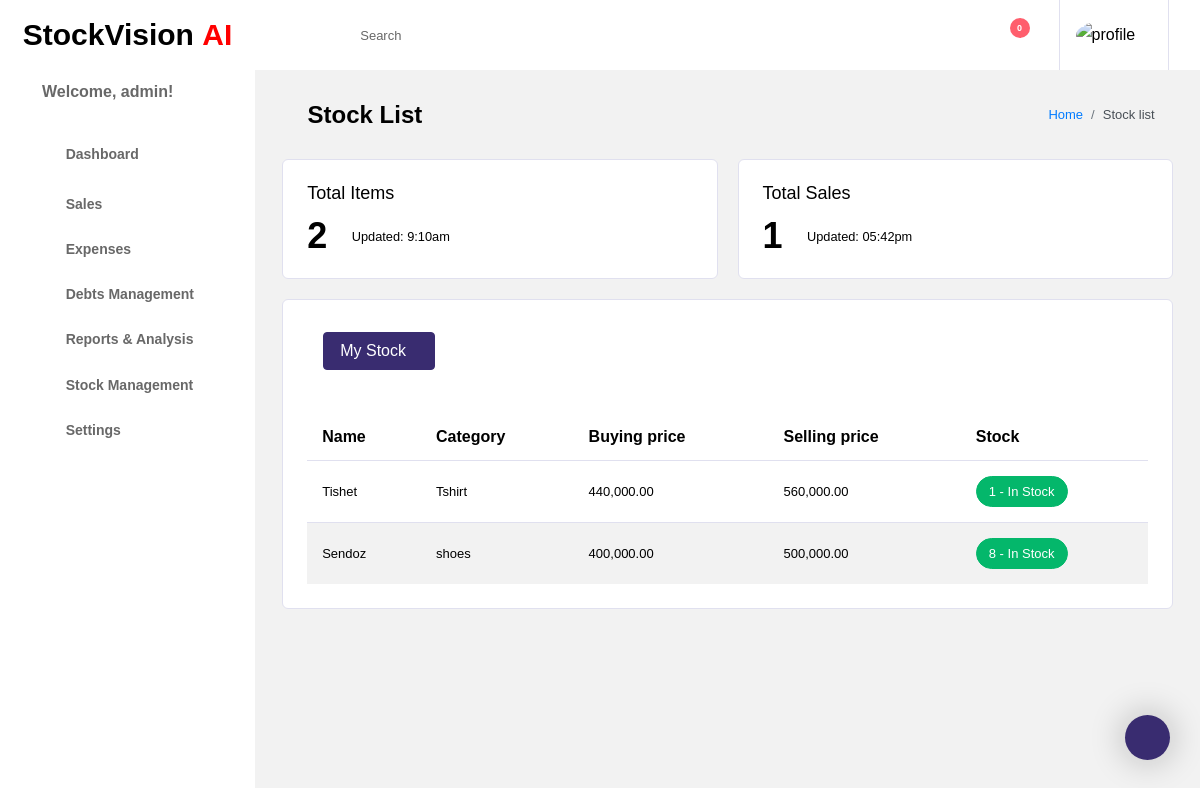
Screenshot of /products/ (signed in) with the database file from the repository.
### users/models.py (models this page shows, shortened)
class CustomUser(AbstractUser):
    ROLE_CHOICES = (
        ('Admin', 'Admin'),
        ('Sales Manager', 'Sales Manager'),
        ('Sales Rep', 'Sales Representative'),
        ('Customer', 'Customer'),
    )
    role = models.CharField(max_length=20, choices=ROLE_CHOICES, default='Customer')
    phone = models.CharField(max_length=15, blank=True, null=True)
    profile_picture = models.ImageField(upload_to='profiles/', blank=True, null=True)

### inventory/models.py (models this page shows, shortened)
class Product(models.Model):
    product_id = models.CharField(max_length=255)
    product_name = models.CharField(max_length=255)
    category = models.ForeignKey(Category, on_delete=models.CASCADE)
    description = models.TextField(blank=True, null=True)
    buying_price = models.DecimalField(max_digits=10, decimal_places=2)
    selling_price = models.DecimalField(max_digits=10, decimal_places=2)
    stock_quantity = models.PositiveIntegerField(default=1)
    max_stock = models.PositiveIntegerField(default=100)
    created_at = models.DateTimeField(auto_now_add=True)
    updated_at = models.DateTimeField(auto_now=True)
    supplier = models.CharField(max_length=255,blank=True)

class Category(models.Model):
    name = models.CharField(max_length=100, unique=True)
    description = models.TextField(blank=True, null=True)
    created_at = models.DateTimeField(auto_now_add=True)

### inventory/views.py (the view)
# urls.py: path('products/', views.product_list, name='product_list'),
def product_list(request):
    products = Product.objects.all()
    products_list = Product.objects.all().count()
    total_sales =  NewSale.objects.all().count()
    context = {
        "products": products,
        "products_list": products_list,
        "total_sales": total_sales,
        }
    return render(request, 'stock/index.html',context)

### templates/stock/index.html (shortened to what this page needs)
{% extends 'base.html' %} {% block content %} {% include 'include/header.html'%}
{% include 'include/sidebar.html' %}
{% load humanize %}
<div class="main-panel">
  <div class="content-wrapper">
    <div class="page-header">
      <h3 class="page-title">
        <i class="fa fa-list text-danger"></i></i> Stock List
      </h3>
      <nav aria-label="breadcrumb">
        <ol class="breadcrumb">
          <li class="breadcrumb-item"><a href="#">Home</a></li>
          <li class="breadcrumb-item active" aria-current="page">Stock list</li>
        </ol>
      </nav>
    </div>
    <div class="row">
      <div class="col-md-6 grid-margin">
        <div class="card">
          <div class="card-body">
            <h4 class="card-title mb-0">Total items</h4>
            <div class="d-flex justify-content-between align-items-center">
              <div class="d-inline-block pt-3">
                <div class="d-md-flex">
                  <h2 class="mb-0">{{products_list}}</h2>
                  <div class="d-flex align-items-center ml-md-2 mt-2 mt-md-0">
                    <i class="far fa-clock text-muted"></i>
                    <small class="ml-1 mb-0">Updated: 9:10am</small>
                  </div>
                </div>
              </div>
              <div class="d-inline-block">
                <i class="fas fa-chart-pie text-info icon-lg"></i>
              </div>
            </div>
          </div>
        </div>
      </div>
      <div class="col-md-6 grid-margin">
        <div class="card">
          <div class="card-body">
            <h4 class="card-title mb-0">Total Sales</h4>
            <div class="d-flex justify-content-between align-items-center">
              <div class="d-inline-block pt-3">
                <div class="d-md-flex">
                  <h2 class="mb-0">{{total_sales}}</h2>
                  <div class="d-flex align-items-center ml-md-2 mt-2 mt-md-0">
                    <i class="far fa-clock text-muted"></i>
                    <small class="ml-1 mb-0">Updated: 05:42pm</small>
                  </div>
                </div>
              </div>
              <div class="d-inline-block">
                <i class="fas fa-shopping-cart text-success icon-md"></i>
              </div>
            </div>
          </div>
        </div>
      </div>
    </div>
    <div class="row">
      <div class="col-lg-12 grid-margin stretch-card">
        <div class="card">
          <div class="card-body">
            <li class="nav-item dropdown d-none d-lg-flex">
              <div class="nav-link">
                <span
                  class="dropdown-toggle btn btn-primary mb-3 float-end"
                  id="languageDropdown"
                  data-toggle="dropdown"
                  >My Stock</span
                >
              </div>
            </li>
            <div class="table-responsive">
              <table id="order-listing" class="table">
                <thead>
                  <tr>
                    <th>Name</th>
                    <th>Category</th>
                    <th>Buying price</th>
                    <th>Selling price</th>
                    <th>Stock</th>
                  </tr>
                </thead>
                <tbody>
                  {% for product in products %}
                  <tr>
                    <td>{{ product.product_name }}</td>
                    <td>{{ product.category.name }}</td>
                    <td>{{ product.buying_price|floatformat:2|intcomma }}</td>
                    <td>{{ product.selling_price|floatformat:2|intcomma }}</td>
                    <td>
                      {% if product.stock_quantity <= product.critical_threshold %}
                      <label class="badge badge-danger badge-pill">
                        {{ product.stock_quantity }} - Critical
                      </label>
                      {% elif product.stock_quantity <= product.low_stock_threshold %}
                      <label class="badge badge-warning badge-pill">
                        {{ product.stock_quantity }} - Low Stock
                      </label>
                      {% else %}
                      <label class="badge badge-success badge-pill">
                        {{ product.stock_quantity }} - In Stock
                      </label>
                      {% endif %}
                    </td>
                  </tr>
                  {% empty %}
                  <tr>
                    <td colspan="9">No products available.</td>
                  </tr>
                  {% endfor %}
                </tbody>
              </table>
            </div>
          </div>
        </div>
      </div>
    </div>
  </div>
  {% endblock %}

### templates/include/sidebar.html (shortened to what this page needs)
<nav class="sidebar sidebar-offcanvas" id="sidebar">
    <ul class="nav">
      <li class="nav-item nav-profile">
        <div class="nav-link">
          <div class="profile-name">
            <p class="name">
{% if user.is_authenticated %}
    <h6> <strong>Welcome, {{ user.username }}! &nbsp&nbsp <i class="fa fa-circle" style="color:green"></i></strong></h6>
{% else %}
<a ref="/"></a>
{% endif %} </p>
          </div>
        </div>
      </li>
      <li class="nav-item">
        <a class="nav-link" href="/dashboard">
          <i class="fa fa-home menu-icon" style="color:purple"></i>
          <span class="menu-title"> <b>Dashboard</b></span>
        </a>
      </li>
      <li class="nav-item">
        <a class="nav-link" data-toggle="collapse" href="#page-layouts" aria-expanded="false" aria-controls="page-layouts">
          <i class="fab fa-trello menu-icon" style="color:purple"></i>
          <span class="menu-title"><b>Sales</b></span>
          <i class="menu-arrow"></i>
        </a>
      </li>
      <li class="nav-item">
        <a class="nav-link" data-toggle="collapse" href="#ui-advanced" aria-expanded="false" aria-controls="ui-advanced">
          <i class="fas fa-clipboard-list menu-icon" style="color:purple"></i>
          <span class="menu-title"><strong>Expenses</strong></span>
          <i class="menu-arrow"></i>
        </a>
      </li>
      <li class="nav-item">
        <a class="nav-link" data-toggle="collapse" href="#charts" aria-expanded="false" aria-controls="charts">
          <i class="fas fa-chart-pie menu-icon" style="color:purple"></i>
          <span class="menu-title"><strong>Debts Management</strong></span>
          <i class="menu-arrow"></i>
        </a>
      </li>
      <li class="nav-item">
        <a class="nav-link" data-toggle="collapse" href="#tables" aria-expanded="false" aria-controls="tables">
          <i class="fas fa-table menu-icon" style="color:purple"></i>
          <span class="menu-title"><strong>Reports & Analysis</strong></span>
          <i class="menu-arrow"></i>
        </a>
      </li>
      <li class="nav-item">
        <a class="nav-link" data-toggle="collapse" href="#ui-basic" aria-expanded="false" aria-controls="ui-basic">
          <i class="far fa-compass menu-icon" style="color:purple"></i>
          <span class="menu-title"><strong>Stock Management</strong></span>
          <i class="menu-arrow"></i>
        </a>
      </li>
      <li class="nav-item">
        <a class="nav-link" data-toggle="collapse" href="#icons" aria-expanded="false" aria-controls="icons">
          <i class="fa fa-stop-circle menu-icon" style="color:purple"></i>
          <span class="menu-title"><strong>Settings</strong></span>
          <i class="menu-arrow"></i>
        </a>
      </li>
    </ul>
  </nav>

### templates/stock/index.html (style rules this page uses)
table { width: 100%; margin: 20px 0; }
th, td { padding: 8px; text-align: left; max-width: 150px; overflow-wrap: break-word; word-break: break-word; white-space: normal; height: auto; }
tbody tr:nth-child(even) { background-color: #f2f2f2; }

### rows the page displays
CustomUser: username "admin"
Product: product_name "Tishet", category.name "Tshirt", buying_price "440,000.00", selling_price "560,000.00", stock_quantity "1"
Product: product_name "Sendoz", category.name "shoes", buying_price "400,000.00", selling_price "500,000.00", stock_quantity "8"

### other values shown
{{ products_list }} "2"
{{ total_sales }} "1"
